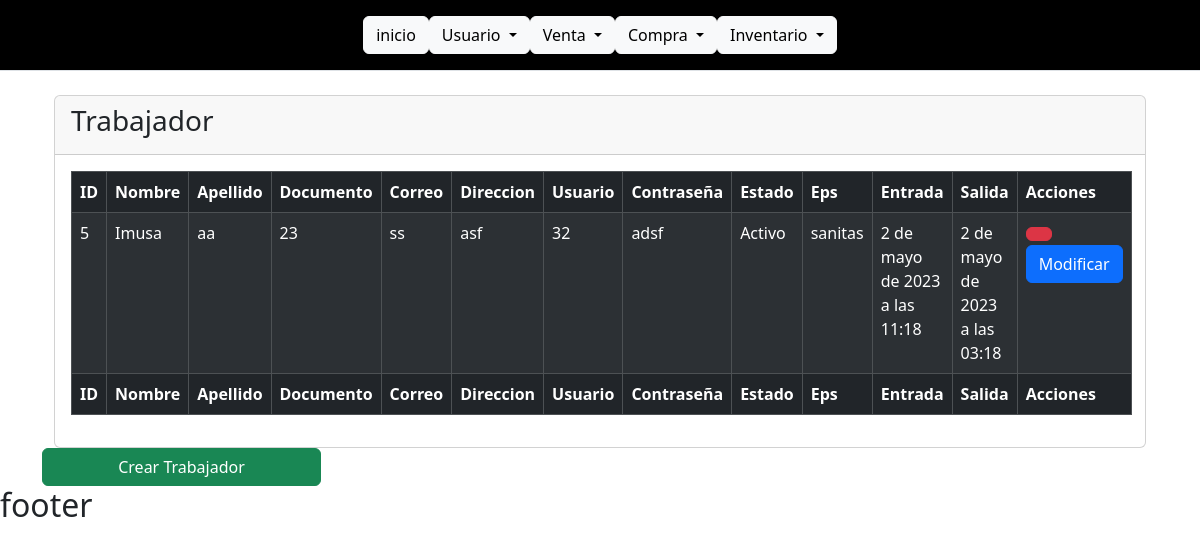
Before: /usuarios/trabajador/ (signed in) with the older database file.
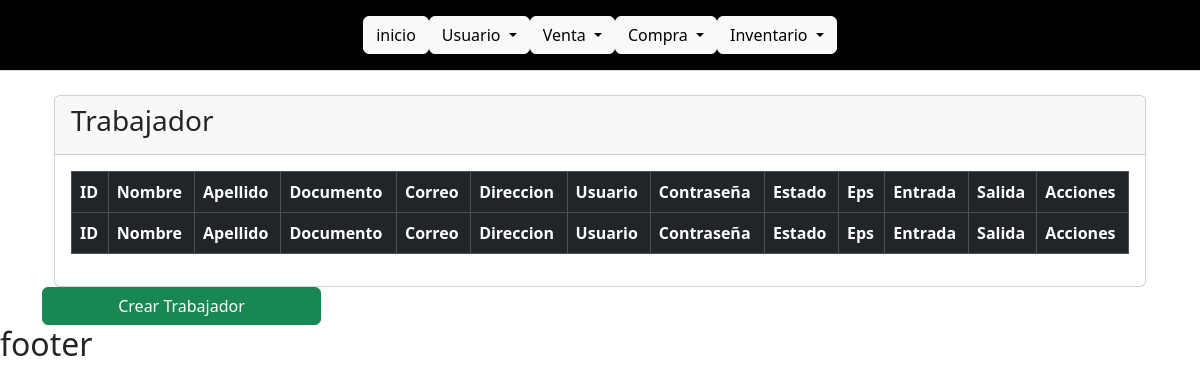
After: the same page with the newer database file.
### usuario/models.py (models this page shows, shortened)
class Trabajador(models.Model):
    nombre= models.CharField(max_length=45,verbose_name="Nombre:")
    apellido= models.CharField(max_length=45,verbose_name="Apellido:")
    documento=models.IntegerField(max_length=10,verbose_name="Documento:")
    telefono=models.CharField(max_length=10,verbose_name="Telefono")
    correo=models.CharField(max_length=45,verbose_name="Correo electronico:")
    direccion=models.CharField(max_length=45,verbose_name="Dirección:")
    usuario=models.CharField(max_length=45,verbose_name="Usuario:")
    contrasena=models.CharField(max_length=45,verbose_name="Contraseña:")
    class Estado(models.TextChoices):
        ACTIVO='1',_("Activo")
        INACTIVO='0',_("Inactivo")
    estado=models.CharField(max_length=1,choices=Estado.choices,default=Estado.ACTIVO,verbose_name="Estado")
    turno_trabajador=models.ForeignKey(Turno, on_delete=models.CASCADE,verbose_name="Turno Trabajador")
    eps_trabajador=models.ForeignKey(Eps, on_delete=models.CASCADE,verbose_name="Eps Trabajador")
    class Meta:
        verbose_name_plural = "Trabajadores"

class Eps(models.Model):
    nombre=models.CharField(max_length=45,verbose_name="Nombre EPS:")
    class Estado(models.TextChoices):
        ACTIVO='1',_("Activo")
        INACTIVO='0',_("Inactivo")
    estado=models.CharField(max_length=1,choices=Estado.choices,default=Estado.ACTIVO,verbose_name="Estado")
    class Meta:
        verbose_name_plural = "Eps"

class Turno(models.Model):
    fecha_ingreso= models.DateTimeField(verbose_name="Fecha de Ingreso", help_text="HH/MM/SS")
    fecha_salida= models.DateTimeField(verbose_name="Fecha de Salida", help_text="HH/MM/SS")
    class Estado(models.TextChoices):
        ACTIVO='1',_("Activo")
        INACTIVO='0',_("Inactivo")
    estado=models.CharField(max_length=1,choices=Estado.choices,default=Estado.ACTIVO,verbose_name="Estado")
    class Meta:
        verbose_name_plural = "Turnos"

### usuario/views.py (the view)
# urls.py: path('trabajador/', trabajador_listar, name="trabajador" ),
@login_required
def trabajador_listar(request):
    titulo="Trabajador"
    modulo="Usuarios"
    trabajadores= Trabajador.objects.all()
    context={
        "titulo":titulo,
        "modulo":modulo,
        "trabajadores":trabajadores
    }
    return render(request,"usuarios/trabajador/listar.html", context)

### base/templates/usuarios/trabajador/listar.html (shortened to what this page needs)
{% extends 'partials/body.html' %}
{% load bootstrap_icons %}
{% block contenido %}
<div class="wrapper">
  <section class="content">
    <div class="container-fluid">
      <div class="row">
        <div class="col-12">
          <div class="card">
            <div class="card-header">
              <h3 class="card-title"> {{titulo}} </h3>
            </div>
            <div class="card-body">
              <table id="example1" class="table table-bordered table-striped table-dark">
                <thead>
                  <tr>
                    <th>ID</th>
                    <th>Nombre</th>
                    <th>Apellido</th>
                    <th>Documento</th>
                    <th>Correo</th>
                    <th>Direccion</th>
                    <th>Usuario</th>
                    <th>Contraseña</th>
                    <th>Estado</th>
                    <th>Eps</th>
                    <th>Entrada</th>
                    <th>Salida</th>
                    <th>Acciones</th>
                  </tr>
              </thead>
            <tbody>
              {% for trabajador in trabajadores %}
              {% if trabajador.estado != "0" %}
              <tr>
                <td>{{ trabajador.id }}</td>
                <td>{{trabajador.nombre}}</td>
                <td>{{trabajador.apellido}}</td>
                <td>{{trabajador.documento}}</td>
                <td>{{trabajador.correo}}</td>
                <td>{{trabajador.direccion}}</td>
                <td>{{trabajador.usuario}}</td>
                <td>{{trabajador.contrasena}}</td>
                <td>{{trabajador.get_estado_display}}</td>
                <td>{{ trabajador.eps_trabajador.nombre }}</td>
                <td>{{ trabajador.turno_trabajador.fecha_ingreso }}</td>
                <td>{{ trabajador.turno_trabajador.fecha_salida }}</td>
                <td>
                  <button  type="button" onclick="changeURL('{{trabajador.id}}') "data-cafe-bar="{{trabajador.id}}" class="btnEliminar btn btn-danger"
                  data-bs-toggle="modal" data-bs-target="#modalConf">
              </button>
                  <a
                    class="btn btn-primary"
                    href="{% url 'trabajador-modificar' trabajador.id %}"
                    >Modificar</a
                  >
                </td>
              </tr>
              {% endif %} {% endfor %}
            </tbody>
            <tfoot>
              <tr>
                <th>ID</th>
                <th>Nombre</th>
                <th>Apellido</th>
                <th>Documento</th>
                <th>Correo</th>
                <th>Direccion</th>
                <th>Usuario</th>
                <th>Contraseña</th>
                <th>Estado</th>
                <th>Eps</th>
                <th>Entrada</th>
                <th>Salida</th>
                <th>Acciones</th>
              </tr>
            </tfoot>
              </table>
            </div>
          </div>
        </div>
      </div>
    </div>
  </section>
  <a href="{% url 'trabajador-crear' %}" class="btn btn-success w-25">Crear {{titulo}}</a>
</div>
{% endblock contenido %}

Changed rows visible on the page:
no longer on this page (row edited): Trabajador: id "5", nombre "Imusa", apellido "aa", documento "23", correo "ss", direccion "asf", usuario "32", contrasena "adsf", estado "Activo", eps_trabajador.nombre "sanitas", turno_trabajador.fecha_ingreso "2 de mayo de 2023 a las 11:18", turno_trabajador.fecha_salida "2 de mayo de 2023 a las 03:18"
